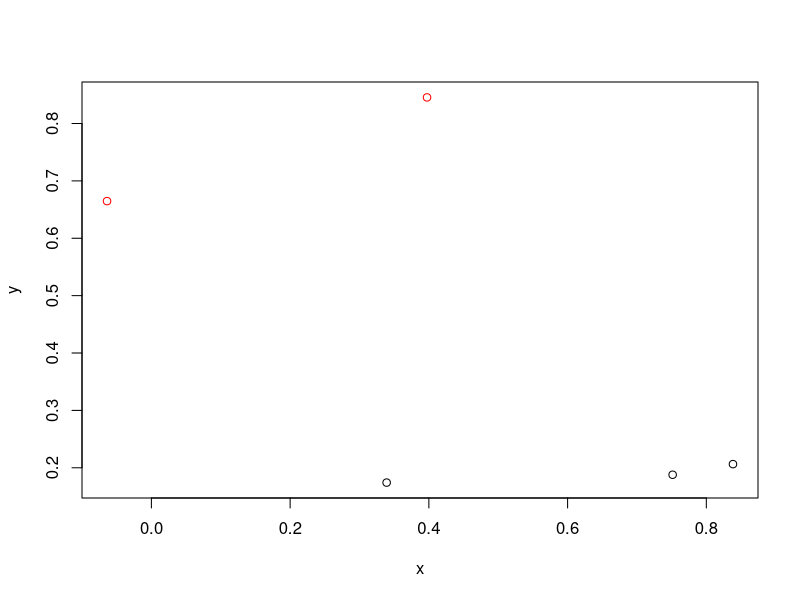

This chart was generated by the following R code:
n=5
x = runif(n,0,1)
y = runif(n,0,1)
class = ifelse(y>x,'red','black')

#Add random error!
x = x + rnorm(n,0,.1)
y = y + rnorm(n,0,.1)

df = data.frame(class,x,y)
df
plot(x,y, col = class)


dist.function = function(x,y){
  return((x^2+y^2)^.5)
}

dist.function(1,1)

all.dist = function(x,y){
  distances = data.frame(matrix(NA, nrow = length(x), ncol = length(y)))
  for (i in c(1:length(x)) ) {
    for (j in c(1:length(y)) )  {
      print(dist.function(x[i] -x[j] ,y[i]-y[j]))
      distances[i,j] = dist.function(x[i] -x[j] ,y[i]-y[j])
    }
  }
  return(distances)
}

D= data.frame( all.dist(df$x,df$y) )
D = rbind(df$class,D) 
D = cbind(c("Class" ,df$class),D)
options(digits=3)
D
